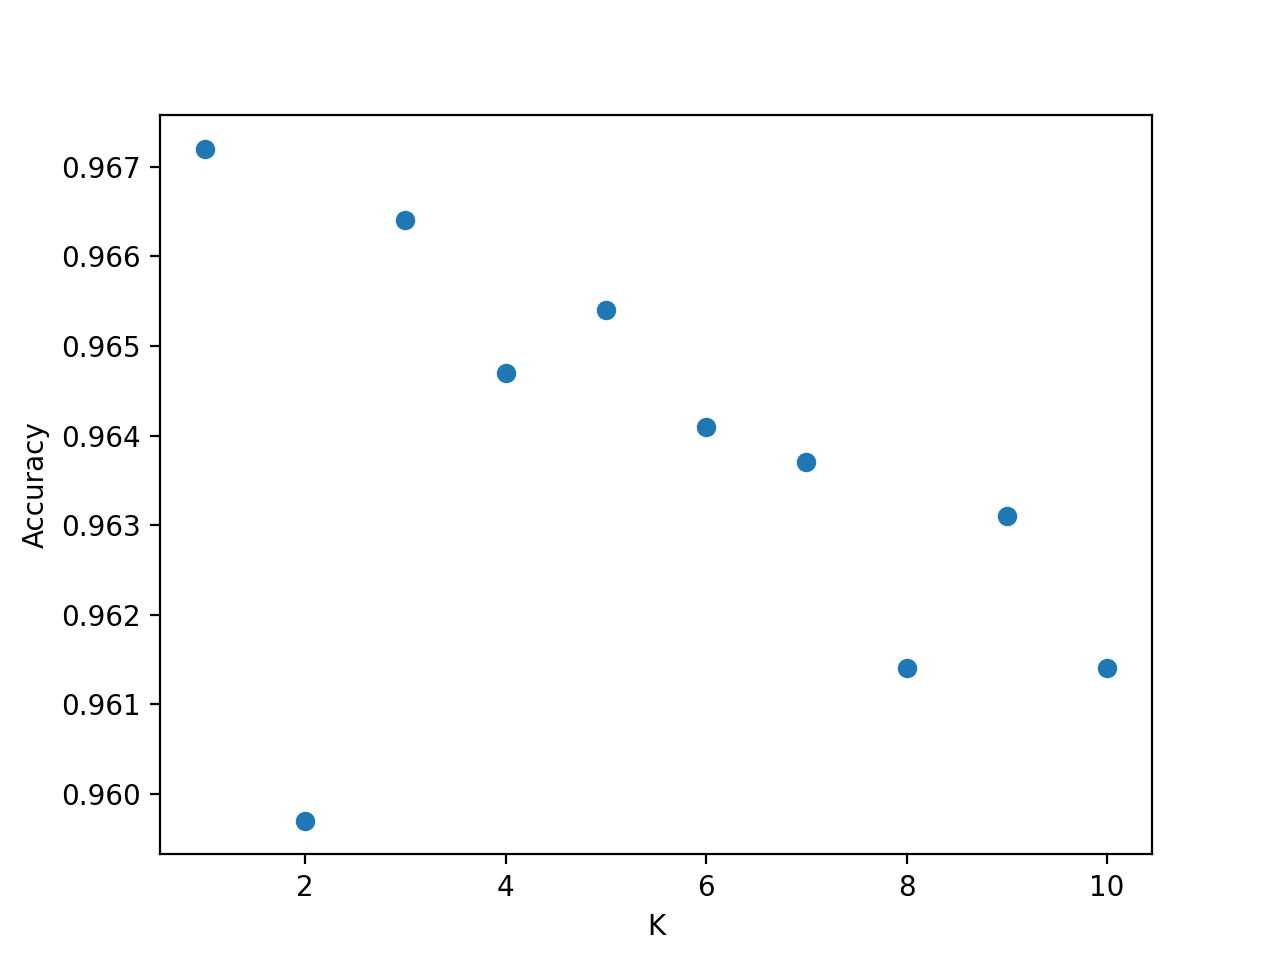

This figure's Python source:
import time
import matplotlib.pyplot as plt
import numpy as np
from sklearn.datasets import fetch_openml
from sklearn.linear_model import LogisticRegression
from sklearn.model_selection import train_test_split
from sklearn.preprocessing import StandardScaler
from sklearn.utils import check_random_state
from sklearn.neighbors import KNeighborsClassifier

largest_K = 10
save_path = 'KNN.png'

images, labels = fetch_openml('mnist_784', version=1, return_X_y=True, as_frame=False)

random_state = check_random_state(0)
permutation = random_state.permutation(images.shape[0])
images = images[permutation]
labels = labels[permutation]
images = images.reshape((images.shape[0], -1))

trainData, valData, trainLabels, valLabels = train_test_split(images, labels, train_size=60000, test_size=10000)

accuracies = []

for k in range(1, largest_K+1, 1):

    print("Fitting the", str(k), "Nearest Neighbors")
    model = KNeighborsClassifier(n_neighbors=k, metric='manhattan')
    model.fit(trainData, trainLabels)
    
    print("Starting to evaluate")
    score = model.score(valData, valLabels)
    print("Result: k=%d, accuracy=%.2f%%" % (k, score * 100))
    accuracies.append(score)

i = np.argmax(accuracies)

plt.scatter(range(1,largest_K+1,1),accuracies)
plt.xlabel('K')
plt.ylabel('Accuracy')
plt.savefig(save_path, dpi=200,facecolor='white')

print("The result is saved to", save_path)
